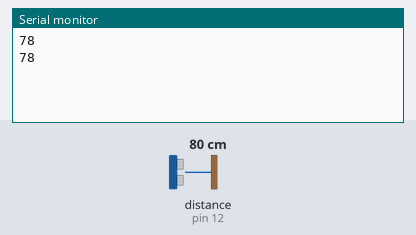
Bench run of a sketch on a simulated Arduino Uno, built with avr-gcc and run on an emulated ATmega328P. Parts: the last lines printed to the serial monitor. Wiring (inferred from the names in the program): ultrasonic range finder: trigger pin 11; echo pin 12. The inputs (shaded band) are chosen by the test bench; at power-on: distance to the obstacle (sensor on pin 12) 80 cm. The echo pulse lasts 58.3 µs per cm.

Above: at 1.8 s.
1.9 s: distance to the obstacle (sensor on pin 12) set to 2 cm
At 2.8 s:
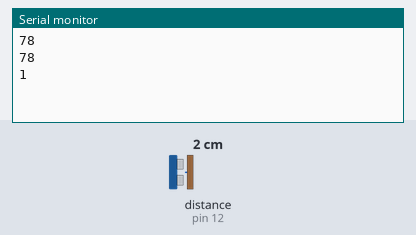
3.4 s: distance to the obstacle (sensor on pin 12) set to 4 cm
At 4.8 s:
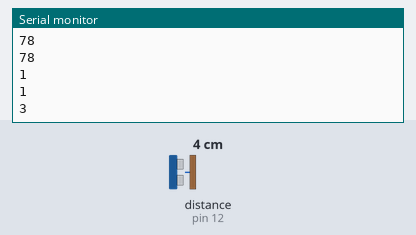
Timing chart, 0 to 6.4 s (numbered marks = the images above; inputs shaded):
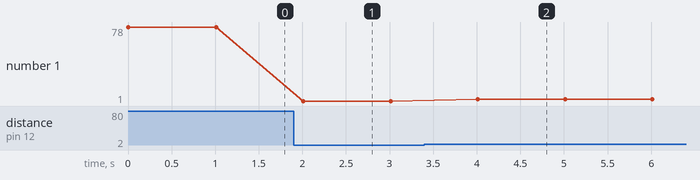

The sketch:

main.ino
```cpp
#define trigPin 11
#define echoPin 12
int duration;
long distanceCm;
void setup() {
  // put your setup code here, to run once:
  pinMode(trigPin, OUTPUT);
  pinMode(echoPin, INPUT);
  Serial.begin(9600);
}

void loop() {
  // put your main code here, to run repeatedly:
  digitalWrite(trigPin, LOW);
  digitalWrite(trigPin, HIGH);
  digitalWrite(trigPin, LOW);
  duration = pulseIn(echoPin, HIGH);
  distanceCm = duration * 0.0340 / 2;
  Serial.println(distanceCm);
  delay(1000);
}
```

Measured:
- after the input at 1.9 s, the serial monitor: prints a new line after 0.11 s (image 1)
- after the input at 3.4 s, the serial monitor: prints a new line after 0.61 s (image 2)
- plotted number 1: 78 → 1 after the input at 1.9 s, 1 → 3 after the input at 3.4 s
